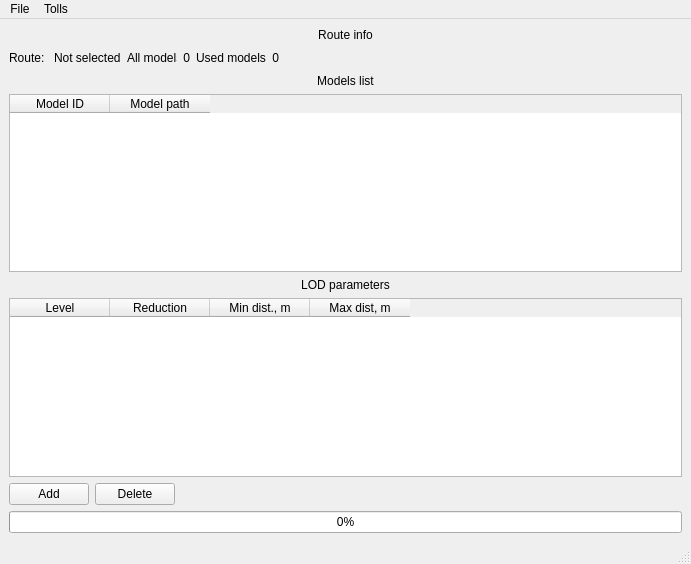
<?xml version="1.0" encoding="UTF-8"?>
<ui version="4.0">
 <class>MainWindow</class>
 <widget class="QMainWindow" name="MainWindow">
  <property name="geometry">
   <rect>
    <x>0</x>
    <y>0</y>
    <width>691</width>
    <height>564</height>
   </rect>
  </property>
  <property name="windowTitle">
   <string>MainWindow</string>
  </property>
  <widget class="QWidget" name="centralwidget">
   <layout class="QHBoxLayout" name="horizontalLayout_4">
    <item>
     <layout class="QVBoxLayout" name="verticalLayout">
      <item>
       <layout class="QHBoxLayout" name="horizontalLayout_2">
        <item>
         <widget class="QLabel" name="label_7">
          <property name="text">
           <string>Route info</string>
          </property>
          <property name="alignment">
           <set>Qt::AlignCenter</set>
          </property>
         </widget>
        </item>
       </layout>
      </item>
      <item>
       <layout class="QHBoxLayout" name="horizontalLayout">
        <item>
         <widget class="QLabel" name="label">
          <property name="maximumSize">
           <size>
            <width>50</width>
            <height>16777215</height>
           </size>
          </property>
          <property name="text">
           <string>Route: </string>
          </property>
         </widget>
        </item>
        <item>
         <widget class="QLabel" name="labelCurrentRoute">
          <property name="maximumSize">
           <size>
            <width>400</width>
            <height>16777215</height>
           </size>
          </property>
          <property name="text">
           <string>Not selected</string>
          </property>
         </widget>
        </item>
        <item>
         <widget class="QLabel" name="label_3">
          <property name="maximumSize">
           <size>
            <width>50</width>
            <height>16777215</height>
           </size>
          </property>
          <property name="text">
           <string>All models: </string>
          </property>
         </widget>
        </item>
        <item>
         <widget class="QLabel" name="labelAllObjectsNum">
          <property name="maximumSize">
           <size>
            <width>50</width>
            <height>16777215</height>
           </size>
          </property>
          <property name="text">
           <string>0</string>
          </property>
          <property name="alignment">
           <set>Qt::AlignRight|Qt::AlignTrailing|Qt::AlignVCenter</set>
          </property>
         </widget>
        </item>
        <item>
         <widget class="QLabel" name="label_5">
          <property name="maximumSize">
           <size>
            <width>70</width>
            <height>16777215</height>
           </size>
          </property>
          <property name="text">
           <string>Used models: </string>
          </property>
         </widget>
        </item>
        <item>
         <widget class="QLabel" name="labelUsedObjectsNum">
          <property name="maximumSize">
           <size>
            <width>50</width>
            <height>16777215</height>
           </size>
          </property>
          <property name="text">
           <string>0</string>
          </property>
          <property name="alignment">
           <set>Qt::AlignRight|Qt::AlignTrailing|Qt::AlignVCenter</set>
          </property>
         </widget>
        </item>
        <item>
         <spacer name="horizontalSpacer_2">
          <property name="orientation">
           <enum>Qt::Horizontal</enum>
          </property>
          <property name="sizeHint" stdset="0">
           <size>
            <width>40</width>
            <height>20</height>
           </size>
          </property>
         </spacer>
        </item>
       </layout>
      </item>
      <item>
       <widget class="QLabel" name="label_9">
        <property name="text">
         <string>Models list</string>
        </property>
        <property name="alignment">
         <set>Qt::AlignCenter</set>
        </property>
       </widget>
      </item>
      <item>
       <widget class="QTableWidget" name="twFilesList">
        <column>
         <property name="text">
          <string>Model ID</string>
         </property>
        </column>
        <column>
         <property name="text">
          <string>Model path</string>
         </property>
        </column>
       </widget>
      </item>
      <item>
       <widget class="QLabel" name="label_8">
        <property name="text">
         <string>LOD parameters</string>
        </property>
        <property name="alignment">
         <set>Qt::AlignCenter</set>
        </property>
       </widget>
      </item>
      <item>
       <widget class="QTableWidget" name="twLODparams">
        <column>
         <property name="text">
          <string>Level</string>
         </property>
        </column>
        <column>
         <property name="text">
          <string>Reduction</string>
         </property>
        </column>
        <column>
         <property name="text">
          <string>Min dist., m</string>
         </property>
        </column>
        <column>
         <property name="text">
          <string>Max dist, m</string>
         </property>
        </column>
       </widget>
      </item>
      <item>
       <layout class="QHBoxLayout" name="horizontalLayout_3">
        <item>
         <widget class="QPushButton" name="pbAddLODLevel">
          <property name="text">
           <string>Add</string>
          </property>
         </widget>
        </item>
        <item>
         <widget class="QPushButton" name="pbDeleteLODLevel">
          <property name="text">
           <string>Delete</string>
          </property>
         </widget>
        </item>
        <item>
         <spacer name="horizontalSpacer">
          <property name="orientation">
           <enum>Qt::Horizontal</enum>
          </property>
          <property name="sizeHint" stdset="0">
           <size>
            <width>40</width>
            <height>20</height>
           </size>
          </property>
         </spacer>
        </item>
       </layout>
      </item>
      <item>
       <widget class="QProgressBar" name="progressBar">
        <property name="value">
         <number>0</number>
        </property>
       </widget>
      </item>
     </layout>
    </item>
   </layout>
  </widget>
  <widget class="QMenuBar" name="menubar">
   <property name="geometry">
    <rect>
     <x>0</x>
     <y>0</y>
     <width>691</width>
     <height>21</height>
    </rect>
   </property>
   <widget class="QMenu" name="menu">
    <property name="title">
     <string>File</string>
    </property>
    <addaction name="actionOpenFile"/>
    <addaction name="actionOpenRoute"/>
    <addaction name="separator"/>
    <addaction name="actionQuit"/>
   </widget>
   <widget class="QMenu" name="menuTolls">
    <property name="title">
     <string>Tolls</string>
    </property>
    <addaction name="actionGenerate_LOD"/>
    <addaction name="actionClean_LOD"/>
    <addaction name="actionClean_route"/>
   </widget>
   <addaction name="menu"/>
   <addaction name="menuTolls"/>
  </widget>
  <widget class="QStatusBar" name="statusbar"/>
  <action name="actionOpenFile">
   <property name="text">
    <string>Open model</string>
   </property>
   <property name="shortcut">
    <string>Ctrl+O</string>
   </property>
  </action>
  <action name="actionOpenRoute">
   <property name="text">
    <string>Open route</string>
   </property>
   <property name="shortcut">
    <string>Ctrl+R</string>
   </property>
  </action>
  <action name="actionQuit">
   <property name="text">
    <string>Quit</string>
   </property>
   <property name="shortcut">
    <string>Ctrl+Q</string>
   </property>
  </action>
  <action name="actionGenerate_LOD">
   <property name="text">
    <string>Generate LOD</string>
   </property>
  </action>
  <action name="actionClean_route">
   <property name="text">
    <string>Clean route</string>
   </property>
  </action>
  <action name="actionClean_LOD">
   <property name="text">
    <string>Clean LOD</string>
   </property>
  </action>
 </widget>
 <resources/>
 <connections/>
</ui>
